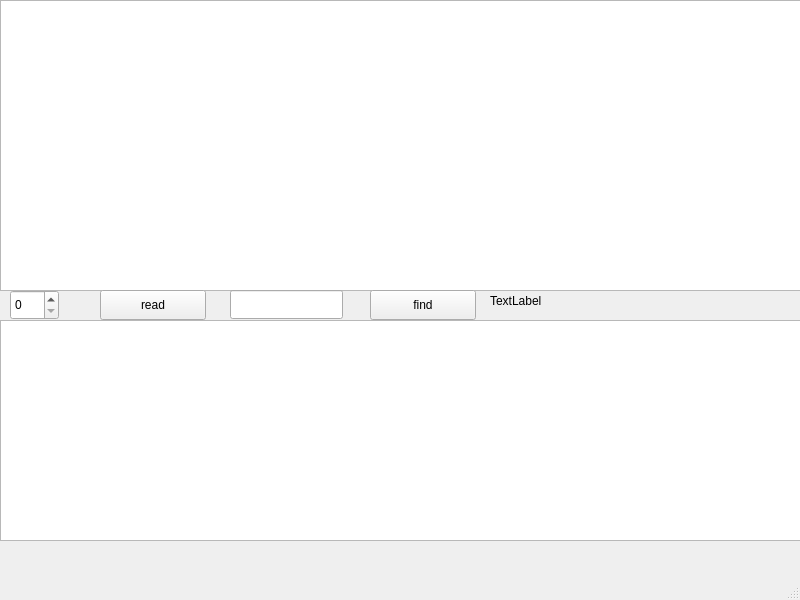
<?xml version="1.0" encoding="UTF-8"?>
<ui version="4.0">
 <class>MainWindow</class>
 <widget class="QMainWindow" name="MainWindow">
  <property name="geometry">
   <rect>
    <x>0</x>
    <y>0</y>
    <width>800</width>
    <height>600</height>
   </rect>
  </property>
  <property name="windowTitle">
   <string>MainWindow</string>
  </property>
  <widget class="QWidget" name="centralwidget">
   <widget class="QTableWidget" name="tableWidget">
    <property name="geometry">
     <rect>
      <x>0</x>
      <y>0</y>
      <width>801</width>
      <height>291</height>
     </rect>
    </property>
   </widget>
   <widget class="QPushButton" name="pushButton">
    <property name="geometry">
     <rect>
      <x>100</x>
      <y>290</y>
      <width>106</width>
      <height>30</height>
     </rect>
    </property>
    <property name="text">
     <string>read</string>
    </property>
   </widget>
   <widget class="QSpinBox" name="spinBox">
    <property name="geometry">
     <rect>
      <x>10</x>
      <y>290</y>
      <width>49</width>
      <height>30</height>
     </rect>
    </property>
   </widget>
   <widget class="QLineEdit" name="lineEdit">
    <property name="geometry">
     <rect>
      <x>230</x>
      <y>290</y>
      <width>113</width>
      <height>29</height>
     </rect>
    </property>
   </widget>
   <widget class="QTextEdit" name="textEdit">
    <property name="geometry">
     <rect>
      <x>0</x>
      <y>320</y>
      <width>801</width>
      <height>221</height>
     </rect>
    </property>
   </widget>
   <widget class="QPushButton" name="pushButton_2">
    <property name="geometry">
     <rect>
      <x>370</x>
      <y>290</y>
      <width>106</width>
      <height>30</height>
     </rect>
    </property>
    <property name="text">
     <string>find</string>
    </property>
   </widget>
   <widget class="QLabel" name="label">
    <property name="geometry">
     <rect>
      <x>490</x>
      <y>290</y>
      <width>80</width>
      <height>21</height>
     </rect>
    </property>
    <property name="text">
     <string>TextLabel</string>
    </property>
   </widget>
  </widget>
  <widget class="QMenuBar" name="menubar">
   <property name="geometry">
    <rect>
     <x>0</x>
     <y>0</y>
     <width>800</width>
     <height>26</height>
    </rect>
   </property>
  </widget>
  <widget class="QStatusBar" name="statusbar"/>
 </widget>
 <resources/>
 <connections/>
</ui>
